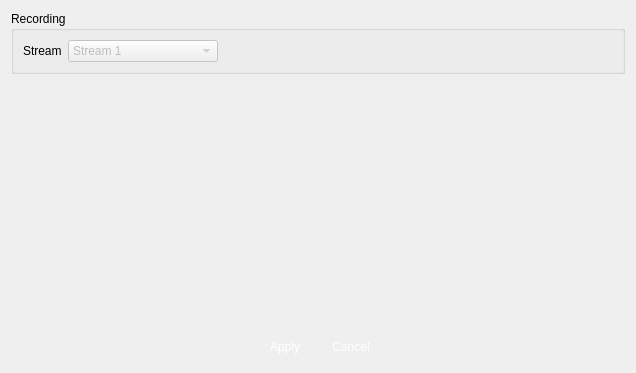
<?xml version="1.0" encoding="UTF-8"?>
<ui version="4.0">
 <class>VSCCamRec</class>
 <widget class="QWidget" name="VSCCamRec">
  <property name="geometry">
   <rect>
    <x>0</x>
    <y>0</y>
    <width>636</width>
    <height>373</height>
   </rect>
  </property>
  <property name="windowTitle">
   <string>Master Hard Disk Selecting</string>
  </property>
  <property name="windowIcon">
   <iconset>
    <normaloff>:/logo/resources/vscsmall.jpg</normaloff>:/logo/resources/vscsmall.jpg</iconset>
  </property>
  <layout class="QVBoxLayout" name="verticalLayout_2">
   <item>
    <widget class="QGroupBox" name="groupBox">
     <property name="title">
      <string>Recording</string>
     </property>
     <layout class="QVBoxLayout" name="verticalLayout">
      <item>
       <layout class="QHBoxLayout" name="horizontalLayout_4">
        <item>
         <widget class="QLabel" name="labelName">
          <property name="text">
           <string>Stream</string>
          </property>
          <property name="alignment">
           <set>Qt::AlignLeading|Qt::AlignLeft|Qt::AlignVCenter</set>
          </property>
         </widget>
        </item>
        <item>
         <widget class="QComboBox" name="stream">
          <property name="enabled">
           <bool>false</bool>
          </property>
          <property name="minimumSize">
           <size>
            <width>150</width>
            <height>0</height>
           </size>
          </property>
          <item>
           <property name="text">
            <string>Stream 1</string>
           </property>
          </item>
          <item>
           <property name="text">
            <string>Stream2</string>
           </property>
          </item>
         </widget>
        </item>
        <item>
         <spacer name="horizontalSpacer_3">
          <property name="orientation">
           <enum>Qt::Horizontal</enum>
          </property>
          <property name="sizeHint" stdset="0">
           <size>
            <width>40</width>
            <height>20</height>
           </size>
          </property>
         </spacer>
        </item>
       </layout>
      </item>
     </layout>
    </widget>
   </item>
   <item>
    <spacer name="verticalSpacer">
     <property name="orientation">
      <enum>Qt::Vertical</enum>
     </property>
     <property name="sizeHint" stdset="0">
      <size>
       <width>20</width>
       <height>40</height>
      </size>
     </property>
    </spacer>
   </item>
   <item>
    <layout class="QHBoxLayout" name="horizontalLayout">
     <item>
      <spacer name="horizontalSpacer">
       <property name="orientation">
        <enum>Qt::Horizontal</enum>
       </property>
       <property name="sizeHint" stdset="0">
        <size>
         <width>40</width>
         <height>20</height>
        </size>
       </property>
      </spacer>
     </item>
     <item>
      <widget class="QPushButton" name="pushButtonApply">
       <property name="minimumSize">
        <size>
         <width>60</width>
         <height>30</height>
        </size>
       </property>
       <property name="maximumSize">
        <size>
         <width>60</width>
         <height>30</height>
        </size>
       </property>
       <property name="styleSheet">
        <string notr="true">QPushButton { 
border:none;
color:white;
background-image: url(:/action/resources/button.png);}
QPushButton:hover {
	background-image: url(:/action/resources/buttonpress.png);}
QPushButton:pressed {
	background-image: url(:/action/resources/button.png);}
</string>
       </property>
       <property name="text">
        <string>Apply</string>
       </property>
       <property name="iconSize">
        <size>
         <width>60</width>
         <height>40</height>
        </size>
       </property>
      </widget>
     </item>
     <item>
      <widget class="QPushButton" name="pushButtonCancel">
       <property name="minimumSize">
        <size>
         <width>60</width>
         <height>30</height>
        </size>
       </property>
       <property name="maximumSize">
        <size>
         <width>60</width>
         <height>30</height>
        </size>
       </property>
       <property name="styleSheet">
        <string notr="true">QPushButton { 
border:none;
color:white;
background-image: url(:/action/resources/button.png);}
QPushButton:hover {
	background-image: url(:/action/resources/buttonpress.png);}
QPushButton:pressed {
	background-image: url(:/action/resources/button.png);}
</string>
       </property>
       <property name="text">
        <string>Cancel</string>
       </property>
       <property name="iconSize">
        <size>
         <width>60</width>
         <height>40</height>
        </size>
       </property>
      </widget>
     </item>
     <item>
      <spacer name="horizontalSpacer_2">
       <property name="orientation">
        <enum>Qt::Horizontal</enum>
       </property>
       <property name="sizeHint" stdset="0">
        <size>
         <width>40</width>
         <height>20</height>
        </size>
       </property>
      </spacer>
     </item>
    </layout>
   </item>
  </layout>
 </widget>
 <resources>
  <include location="../../../main/vscmainwindows.qrc"/>
 </resources>
 <connections/>
</ui>
